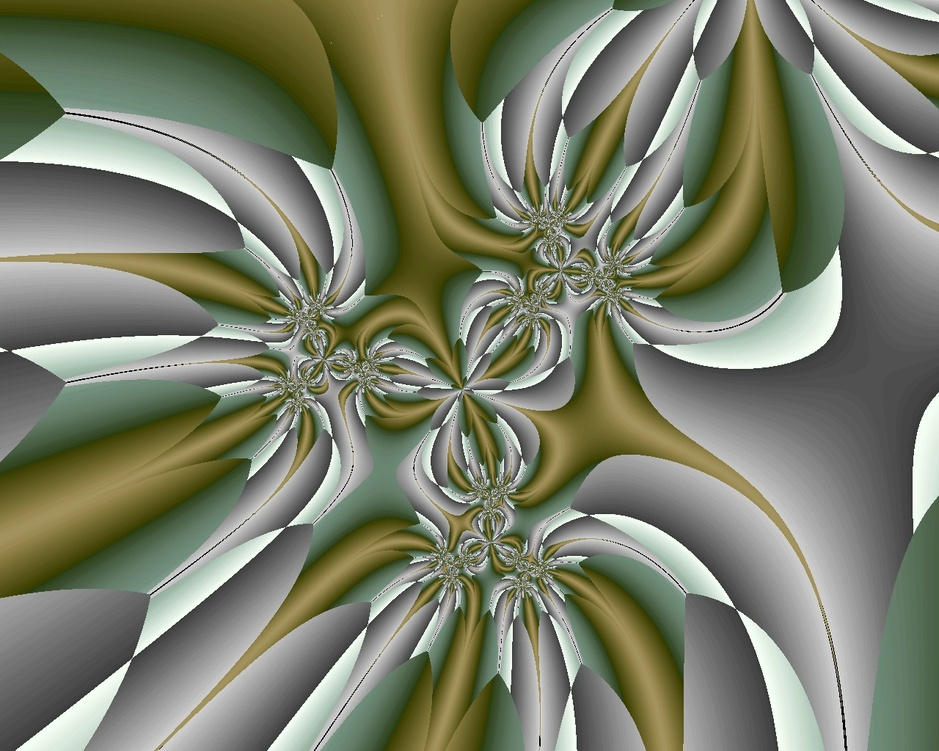
#> input picture experiment_generators/image_stimuli/0/mirrored/fract026_large.jpeg, 939 x 751 px, shrunk from 1280 x 1024 before the run
$ python -i image_mirror.py   (imports and definitions only)
#> lines starting #> are read from the running program, lines starting #| are printed output that depends on the picture
"""
Code from: https://medium.com/analytics-vidhya/image-flipping-and-mirroring-with-numpy-and-opencv-aecc08558679
"""
import getopt
import sys
from PIL import Image

import cv2
import numpy as np
from matplotlib import pyplot as plt
import os

class ImageOpsFromScratch(object):
    def __init__(self, image_file, flip_colors=False):
        self.image_file = image_file
        self.flip_colors = flip_colors
    def read_this(self, gray_scale=False):
#> called with gray_scale = False
        file_type = self.image_file.split('.')[1]
        if file_type == "gif":
            cap = cv2.VideoCapture(self.image_file)
            ret, image_src = cap.read()
            cap.release()
        else:
            image_src = cv2.imread(self.image_file)
#> image_src is the input picture: shape (751, 939, 3); mean B, G, R 106.3, 127, 122.5
        if gray_scale:
            image_rgb = cv2.cvtColor(image_src, cv2.COLOR_BGR2GRAY)
        else:
            if self.flip_colors:
                image_rgb = cv2.cvtColor(image_src, cv2.COLOR_BGR2RGB)
            else:
                image_rgb = image_src


        return image_rgb
    def mirror_this(self, with_plot=True, gray_scale=False):
        image_rgb = self.read_this(gray_scale=gray_scale)
        image_mirror = np.fliplr(image_rgb)
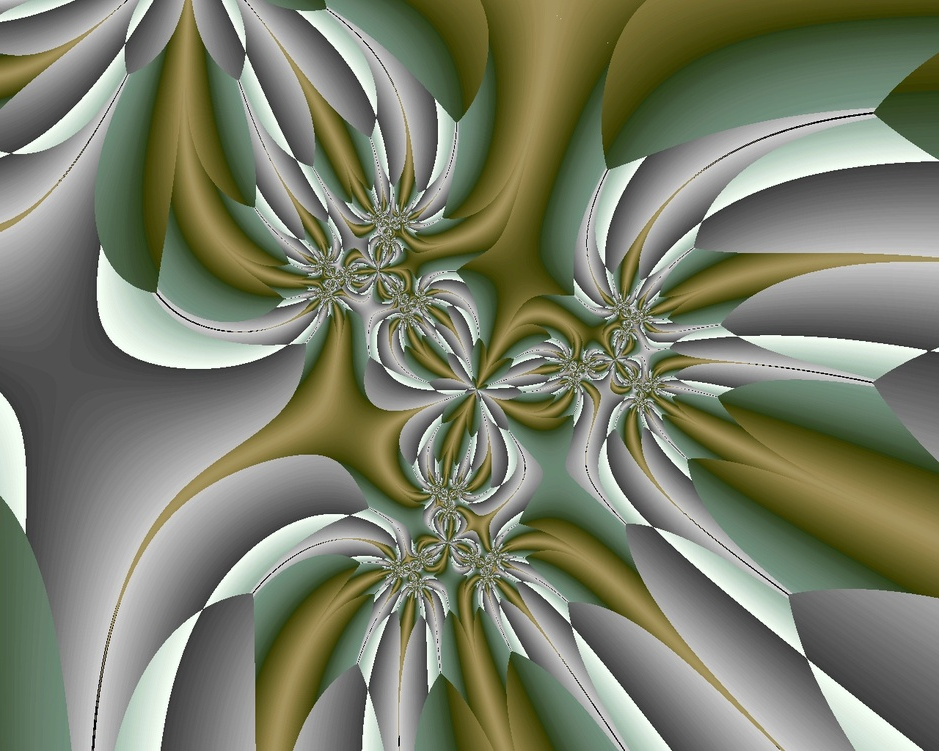
#> image_mirror: shape (751, 939, 3); mean B, G, R 106.3, 127, 122.5
        if with_plot:
            self.plot_it(orig_matrix=image_rgb, trans_matrix=image_mirror, head_text='Mirrored', gray_scale=gray_scale)
            return None
        return image_mirror
    def flip_this(self, with_plot=True, gray_scale=False):
        image_rgb = self.read_this(gray_scale=gray_scale)
        image_flip = np.flipud(image_rgb)
        if with_plot:
            self.plot_it(orig_matrix=image_rgb, trans_matrix=image_flip, head_text='Flipped', gray_scale=gray_scale)
            return None
        return image_flip
    def plot_it(self, orig_matrix, trans_matrix, head_text, gray_scale=False):
        fig = plt.figure(figsize=(10, 20))
        ax1 = fig.add_subplot(2, 2, 1)
        ax1.axis("off")
        ax1.title.set_text('Original')
        ax2 = fig.add_subplot(2, 2, 2)
        ax2.axis("off")
        ax2.title.set_text(head_text)
        if not gray_scale:
            ax1.imshow(orig_matrix)
            ax2.imshow(trans_matrix)
        else:
            ax1.imshow(orig_matrix, cmap='gray')
            ax2.imshow(trans_matrix, cmap='gray')
        return True


def is_mirrored(path):
    files = os.listdir(path)

    # is the directory already mirrored?
    og_list = []
    mirror_list = []
    for f in files:
        if "_mirror" in f:
            og_f = f.split("_mirror")
            mirror_list.append(f"{og_f[0]}")
        else:
            og_f = f.split(".")
            og_list.append(og_f)

    differences = list(set(og_list) - set(mirror_list)) + list(set(og_list) - set(mirror_list))
    if differences:
        print(f"The following files aren't mirrored:{differences}")
        return False
    else:
        print("Looks like the directory is already mirrored")
        return True


# [58 lines not run here, left out]

>>> result = ImageOpsFromScratch('image_stimuli/0/mirrored/fract026_large.jpeg').mirror_this()
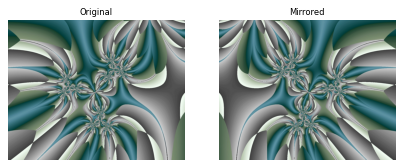
#> figure drawn by matplotlib, 2 panels; B, G, R data is drawn as R, G, B

$ run again, on experiment_generators/image_stimuli/0/mirrored/fract054_large.jpeg
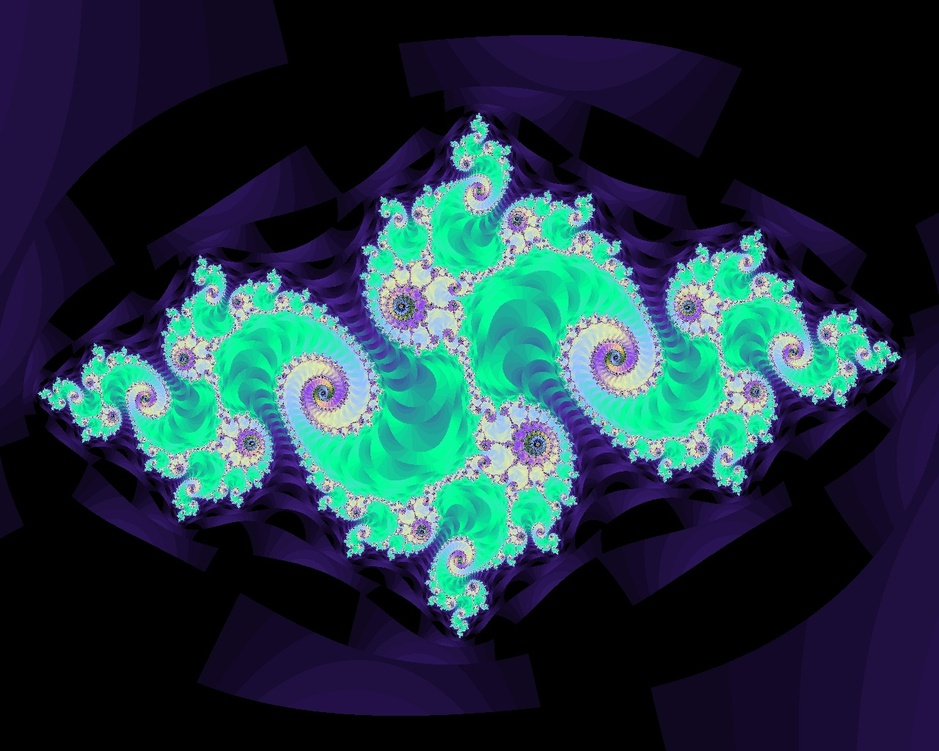
#> input picture experiment_generators/image_stimuli/0/mirrored/fract054_large.jpeg, 939 x 751 px, shrunk from 1280 x 1024 before the run
#> in read_this, image_src is the input picture: shape (751, 939, 3); mean B, G, R 65.3, 54, 31.7
#> in mirror_this, `image_mirror = np.fliplr(image_rgb)`:
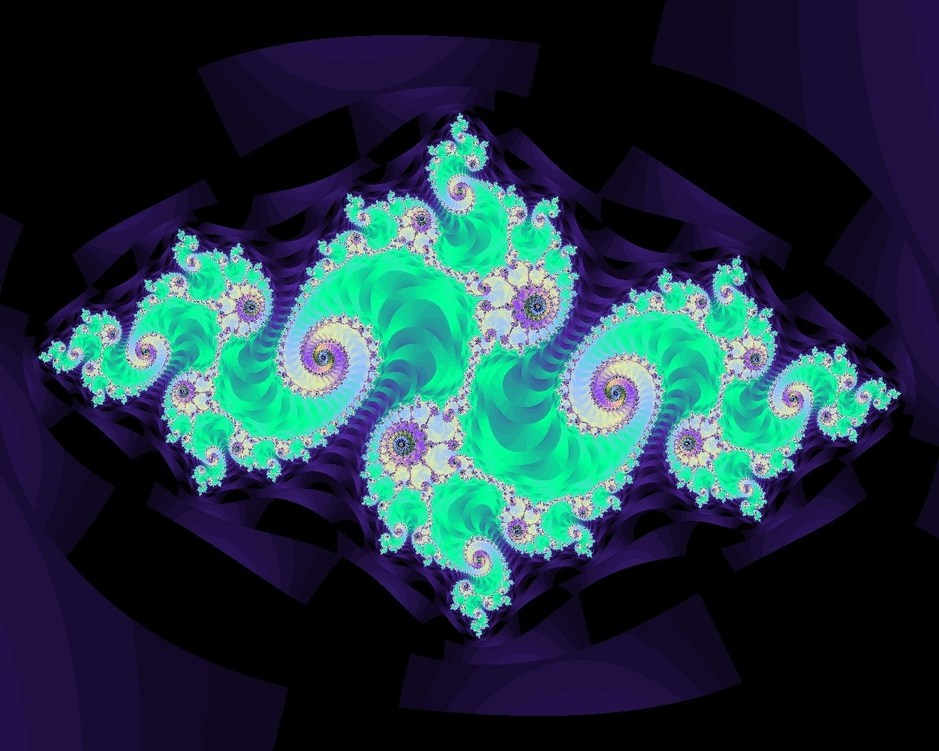
#> image_mirror: shape (751, 939, 3); mean B, G, R 65.3, 54, 31.7
#> `result = ImageOpsFromScratch('image_stimuli/0/mirrored/fract026_large...`:
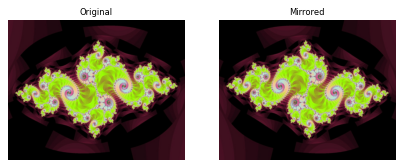
#> figure drawn by matplotlib, 2 panels; B, G, R data is drawn as R, G, B

$ run again, on experiment_generators/image_stimuli/0/mirrored/minipippin0070.jpeg
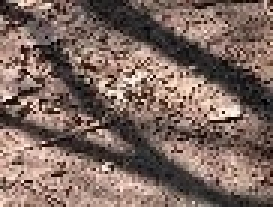
#> input picture experiment_generators/image_stimuli/0/mirrored/minipippin0070.jpeg, 91 x 69 px (shown 3 times larger)
#> in read_this, image_src is the input picture: shape (69, 91, 3); mean B, G, R 96.1, 104.2, 125.2
#> in mirror_this, `image_mirror = np.fliplr(image_rgb)`:
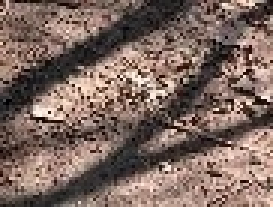
#> image_mirror: shape (69, 91, 3) (shown 3 times larger); mean B, G, R 96.1, 104.2, 125.2
#> `result = ImageOpsFromScratch('image_stimuli/0/mirrored/fract026_large...`:
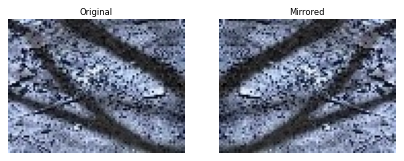
#> figure drawn by matplotlib, 2 panels; B, G, R data is drawn as R, G, B

$ run again, on experiment_generators/image_stimuli/0/mirrored/sampleMerry_0012_Lasalle.jpeg
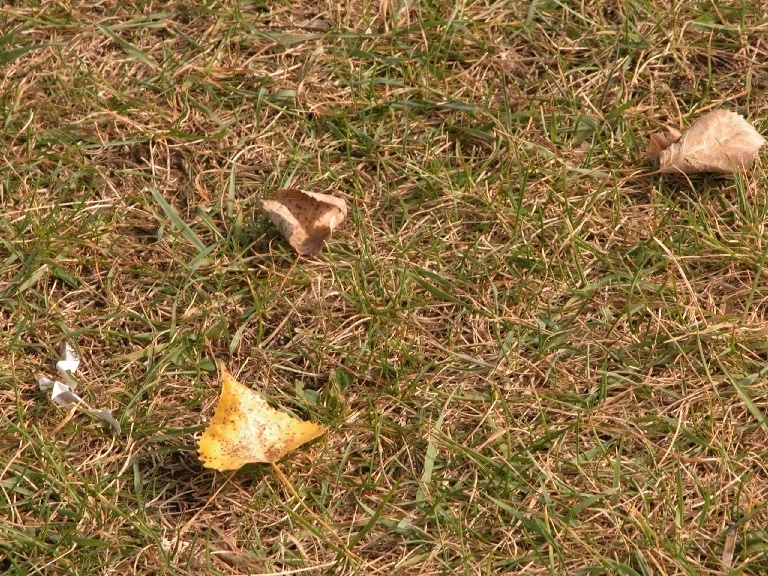
#> input picture experiment_generators/image_stimuli/0/mirrored/sampleMerry_0012_Lasalle.jpeg, 768 x 576 px
#> in read_this, image_src is the input picture: shape (576, 768, 3); mean B, G, R 64.3, 109.5, 139
#> in mirror_this, `image_mirror = np.fliplr(image_rgb)`:
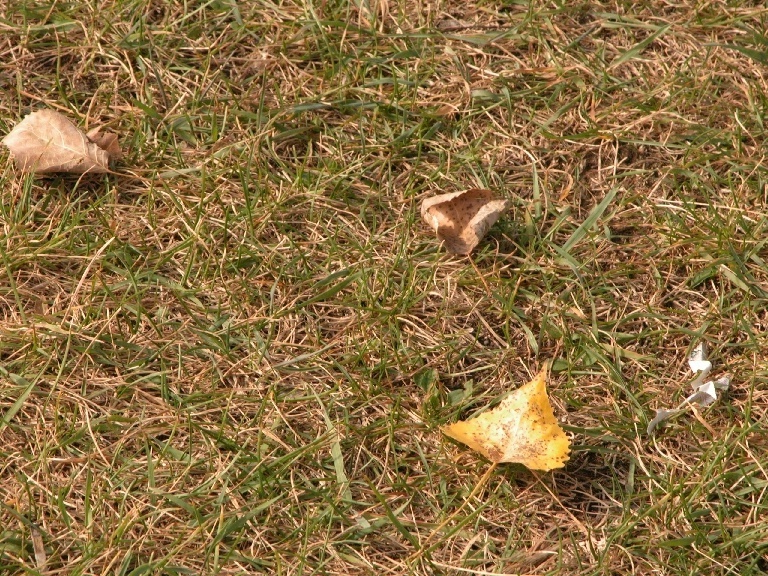
#> image_mirror: shape (576, 768, 3); mean B, G, R 64.3, 109.5, 139
#> `result = ImageOpsFromScratch('image_stimuli/0/mirrored/fract026_large...`:
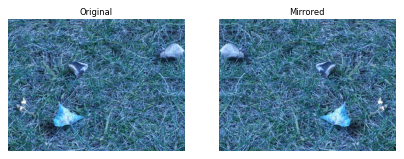
#> figure drawn by matplotlib, 2 panels; B, G, R data is drawn as R, G, B
